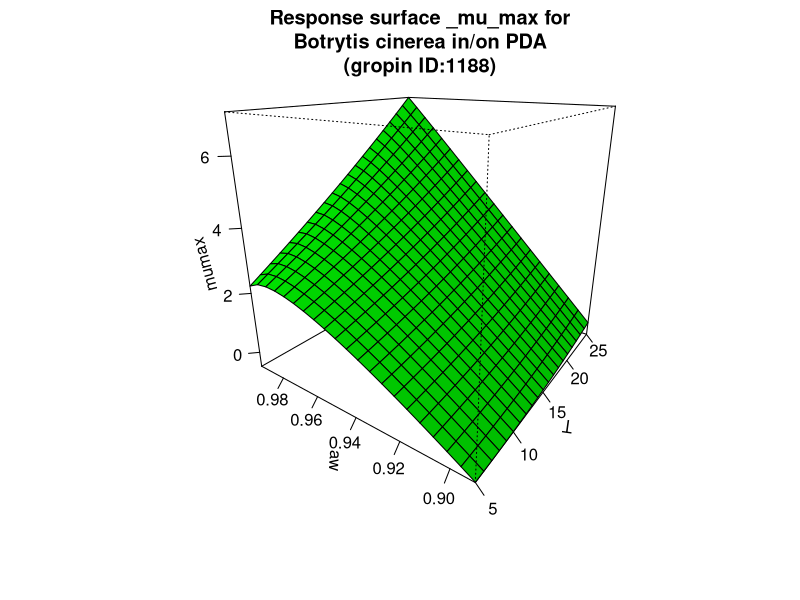

The R script that drew this image:
#############################
# start of Parameter script
#############################
T <- seq(4.995004995005,25.025,length.out=21)
aw <- seq(0.89089,0.994005994005994,length.out=21)
#############################
# end of Parameter script
#############################
############################# 
# start of Model script Gropin ID 1188 
#############################
 
# constant coefficients for this model
 
variables <- data.frame(T,aw)
argumentsPar <- unique.data.frame(expand.grid(variables))
 
# heart of the model
response_surface <- function(T,aw) {
   mumax <-(-0.125+(22.690)* sqrt(1-aw)-71.360*( sqrt(1-aw)* sqrt(1-aw))+0.267*T+0.0015*T*T-0.877* sqrt(1-aw)*T)

	return(mumax=mumax)
} 

# output parameters
responseSurface <- cbind(argumentsPar,response_surface(argumentsPar['T'],argumentsPar['aw']))
colnames(responseSurface) <- c(colnames(argumentsPar),'mumax')
#############################
# End of Model script
#############################
############################# 
# start of Visualisation script Gropin ID 1188 
#############################
titleText <-'Response surface _mu_max for
Botrytis cinerea in/on PDA
(gropin ID:1188)'
persp(T,aw,matrix(unlist(responseSurface$'mumax'),nrow=21),col = 'green',xlab='T',ylab='aw',zlab='mumax',main=titleText,theta=305,phi=20,shade=0.25,ticktype = 'detailed')
#############################
# End of Visualisation script
#############################
